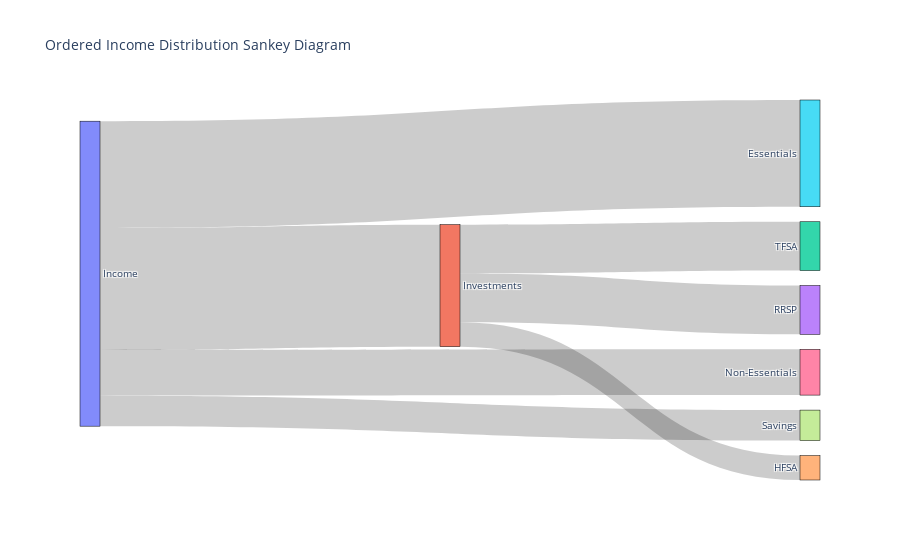

Notebook cell for this chart:
### Code cell
import plotly.graph_objects as go

def create_sankey_diagram_ordered(income, essentials_pct, non_essentials_pct, investments_pct, savings_pct,
                                  tfsa_pct, rrsp_pct, hfsa_pct):
    # Validate that the total percentage equals 100%
    total_pct = essentials_pct + non_essentials_pct + investments_pct + savings_pct
    if total_pct > 1.0:
        raise ValueError("The total percentage exceeds 100%. Please ensure that the percentages add up to 100.")

    # Validate investment distribution percentages
    total_investment_pct = tfsa_pct + rrsp_pct + hfsa_pct
    if total_investment_pct > 1.0:
        raise ValueError("The total investment distribution percentage exceeds 100%. Please ensure they add up to 100.")

    # Node labels
    labels = ["Income", "Investments", "TFSA", "RRSP", "HFSA", "Essentials", "Non-Essentials", "Savings"]

    # Define the source, target, and value for the Sankey diagram
    source = [0, 1, 1, 1, 0, 0, 0]  # Adding investment subcategories
    target = [1, 2, 3, 4, 5, 6, 7]  # Ordering as per requirement
    investment_amount = income * investments_pct
    value = [investment_amount, investment_amount * tfsa_pct, investment_amount * rrsp_pct, investment_amount * hfsa_pct,
             income * essentials_pct, income * non_essentials_pct, income * savings_pct]

    # Create the Sankey diagram
    fig = go.Figure(data=[go.Sankey(
        node=dict(
            pad=15,
            thickness=20,
            line=dict(color="black", width=0.5),
            label=labels
        ),
        link=dict(
            source=source,
            target=target,
            value=value
        ))])

    # Update layout
    fig.update_layout(title_text="Ordered Income Distribution Sankey Diagram", font_size=10)

    return fig

# Example user input (replace these when running locally)
income = float(input("Please specify your monthly or bi-weekly income: "))
essentials_pct = float(input("How much do you spend on Essentials (as a percentage)? ")) / 100
non_essentials_pct = float(input("How much do you spend on Non-Essentials (as a percentage)? ")) / 100
investments_pct = float(input("How much do you invest (as a percentage)? ")) / 100
savings_pct = float(input("How much do you save (as a percentage)? ")) / 100
tfsa_pct = float(input("What percentage of your investments goes to TFSA? ")) / 100
rrsp_pct = float(input("What percentage of your investments goes to RRSP? ")) / 100
hfsa_pct = float(input("What percentage of your investments goes to HFSA? ")) / 100

try:
    sankey_diagram = create_sankey_diagram_ordered(income, essentials_pct, non_essentials_pct, 
                                                   investments_pct, savings_pct, 
                                                   tfsa_pct, rrsp_pct, hfsa_pct)
    sankey_diagram.show()
except ValueError as e:
    print(e)

### Figure 1 — Plotly figure (JSON) as saved in the notebook; plotly's stock layout.template omitted (floating-point values rounded to 4 significant figures)
{"data": [{"link": {"source": [0, 1, 1, 1, 0, 0, 0], "target": [1, 2, 3, 4, 5, 6, 7], "value": [2145.0, 858.1, 858.1, 429.0, 1877.0, 804.4, 536.3]}, "node": {"label": ["Income", "Investments", "TFSA", "RRSP", "HFSA", "Essentials", "Non-Essentials", "Savings"], "line": {"color": "black", "width": 0.5}, "pad": 15, "thickness": 20}, "type": "sankey"}], "layout": {"font": {"size": 10}, "title": {"text": "Ordered Income Distribution Sankey Diagram"}}}
